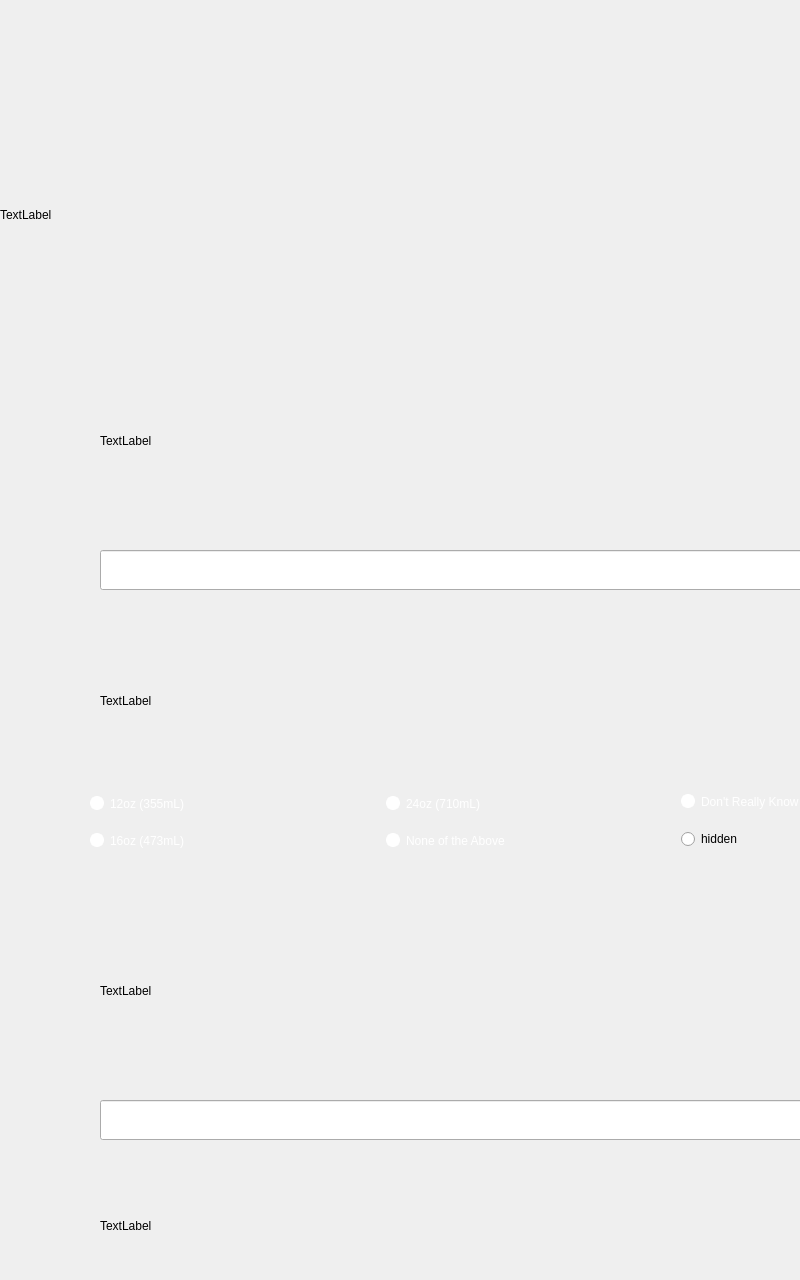
<?xml version="1.0" encoding="UTF-8"?>
<ui version="4.0">
 <class>survey</class>
 <widget class="QDialog" name="survey">
  <property name="geometry">
   <rect>
    <x>0</x>
    <y>0</y>
    <width>800</width>
    <height>1280</height>
   </rect>
  </property>
  <property name="windowTitle">
   <string>Dialog</string>
  </property>
  <widget class="QLabel" name="surveyLabel">
   <property name="geometry">
    <rect>
     <x>0</x>
     <y>150</y>
     <width>1080</width>
     <height>130</height>
    </rect>
   </property>
   <property name="text">
    <string>TextLabel</string>
   </property>
  </widget>
  <widget class="QLabel" name="logoLabel">
   <property name="geometry">
    <rect>
     <x>100</x>
     <y>1600</y>
     <width>880</width>
     <height>200</height>
    </rect>
   </property>
   <property name="text">
    <string>TextLabel</string>
   </property>
  </widget>
  <widget class="QLineEdit" name="drinkEdit">
   <property name="geometry">
    <rect>
     <x>100</x>
     <y>550</y>
     <width>880</width>
     <height>40</height>
    </rect>
   </property>
  </widget>
  <widget class="QLabel" name="drinkLabel">
   <property name="geometry">
    <rect>
     <x>100</x>
     <y>350</y>
     <width>879</width>
     <height>181</height>
    </rect>
   </property>
   <property name="text">
    <string>TextLabel</string>
   </property>
  </widget>
  <widget class="QPushButton" name="saveButton">
   <property name="geometry">
    <rect>
     <x>96</x>
     <y>1300</y>
     <width>880</width>
     <height>80</height>
    </rect>
   </property>
   <property name="text">
    <string>Save $1.00</string>
   </property>
  </widget>
  <widget class="QLineEdit" name="emailEdit">
   <property name="geometry">
    <rect>
     <x>100</x>
     <y>1100</y>
     <width>880</width>
     <height>40</height>
    </rect>
   </property>
  </widget>
  <widget class="QLabel" name="emailLabel">
   <property name="geometry">
    <rect>
     <x>100</x>
     <y>900</y>
     <width>879</width>
     <height>181</height>
    </rect>
   </property>
   <property name="text">
    <string>TextLabel</string>
   </property>
  </widget>
  <widget class="QLabel" name="invalidLabel">
   <property name="geometry">
    <rect>
     <x>100</x>
     <y>1170</y>
     <width>879</width>
     <height>111</height>
    </rect>
   </property>
   <property name="text">
    <string>TextLabel</string>
   </property>
  </widget>
  <widget class="QPushButton" name="goBackButton">
   <property name="geometry">
    <rect>
     <x>440</x>
     <y>1450</y>
     <width>200</width>
     <height>81</height>
    </rect>
   </property>
   <property name="text">
    <string>PushButton</string>
   </property>
  </widget>
  <widget class="QLabel" name="bottleSizeLabel">
   <property name="geometry">
    <rect>
     <x>100</x>
     <y>610</y>
     <width>879</width>
     <height>181</height>
    </rect>
   </property>
   <property name="text">
    <string>TextLabel</string>
   </property>
  </widget>
  <widget class="QWidget" name="horizontalLayoutWidget">
   <property name="geometry">
    <rect>
     <x>90</x>
     <y>780</y>
     <width>881</width>
     <height>85</height>
    </rect>
   </property>
   <layout class="QHBoxLayout" name="horizontalLayout">
    <item>
     <layout class="QVBoxLayout" name="verticalLayout_3">
      <item>
       <widget class="QRadioButton" name="ozRB_12">
        <property name="styleSheet">
         <string notr="true">QRadioButton {
    background-color:       transparent;
    color:                  white;
	
}

QRadioButton::indicator {
    width:                  10px;
    height:                 10px;
    border-radius:          7px;
}

QRadioButton::indicator:checked {
    background-color:       black;
    border:                 2px solid white;
}

QRadioButton::indicator:unchecked {
    background-color:      white;
    border:                 2px solid white;
}</string>
        </property>
        <property name="text">
         <string>12oz (355mL)</string>
        </property>
       </widget>
      </item>
      <item>
       <widget class="QRadioButton" name="ozRB_16">
        <property name="styleSheet">
         <string notr="true">QRadioButton {
    background-color:       transparent;
    color:                  white;
}

QRadioButton::indicator {
    width:                  10px;
    height:                 10px;
    border-radius:          7px;
}

QRadioButton::indicator:checked {
    background-color:       black;
    border:                 2px solid white;
}

QRadioButton::indicator:unchecked {
    background-color:      white;
    border:                 2px solid white;
}</string>
        </property>
        <property name="text">
         <string>16oz (473mL)</string>
        </property>
       </widget>
      </item>
     </layout>
    </item>
    <item>
     <layout class="QVBoxLayout" name="verticalLayout">
      <item>
       <widget class="QRadioButton" name="ozRB_24">
        <property name="styleSheet">
         <string notr="true">QRadioButton {
    background-color:       transparent;
    color:                  white;
}

QRadioButton::indicator {
    width:                  10px;
    height:                 10px;
    border-radius:          7px;
}

QRadioButton::indicator:checked {
    background-color:       black;
    border:                 2px solid white;
}

QRadioButton::indicator:unchecked {
    background-color:      white;
    border:                 2px solid white;
}</string>
        </property>
        <property name="text">
         <string>24oz (710mL)</string>
        </property>
       </widget>
      </item>
      <item>
       <widget class="QRadioButton" name="ozRB_NA">
        <property name="styleSheet">
         <string notr="true">QRadioButton {
    background-color:       transparent;
    color:                  white;
}

QRadioButton::indicator {
    width:                  10px;
    height:                 10px;
    border-radius:          7px;
}

QRadioButton::indicator:checked {
    background-color:       black;
    border:                 2px solid white;
}

QRadioButton::indicator:unchecked {
    background-color:      white;
    border:                 2px solid white;
}</string>
        </property>
        <property name="text">
         <string>None of the Above</string>
        </property>
       </widget>
      </item>
     </layout>
    </item>
    <item>
     <layout class="QVBoxLayout" name="verticalLayout_2">
      <item>
       <widget class="QRadioButton" name="ozRB_DK">
        <property name="styleSheet">
         <string notr="true">QRadioButton {
    background-color:       transparent;
    color:                  white;
}

QRadioButton::indicator {
    width:                  10px;
    height:                 10px;
    border-radius:          7px;
}

QRadioButton::indicator:checked {
    background-color:       black;
    border:                 2px solid white;
}

QRadioButton::indicator:unchecked {
    background-color:      white;
    border:                 2px solid white;
}</string>
        </property>
        <property name="text">
         <string>Don't Really Know</string>
        </property>
       </widget>
      </item>
      <item>
       <widget class="QRadioButton" name="hiddenButton">
        <property name="text">
         <string>hidden</string>
        </property>
       </widget>
      </item>
     </layout>
    </item>
   </layout>
  </widget>
 </widget>
 <resources/>
 <connections/>
</ui>
